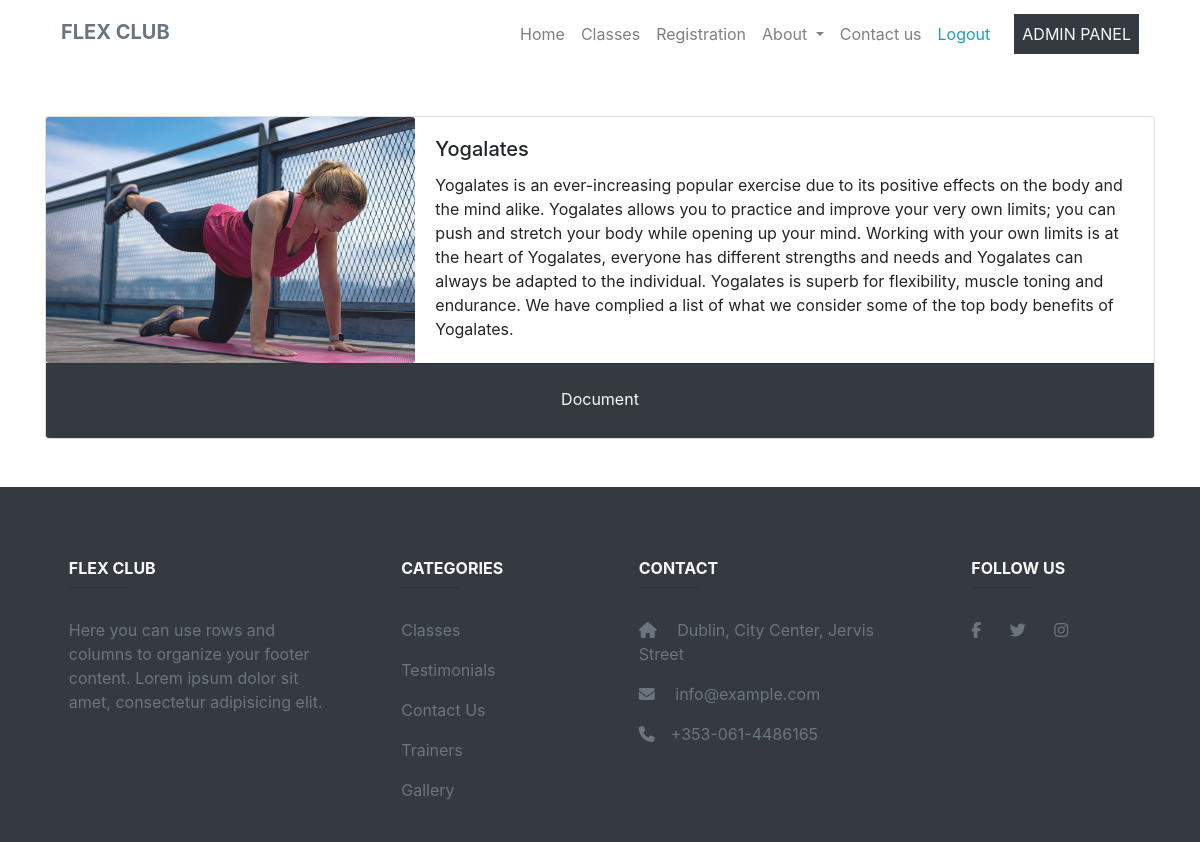
/class_details.php?id=2 (signed in), run on the app's committed database.
### tables this page shows
CREATE TABLE `class` (
  `id` int(11) NOT NULL,
  `title` varchar(255) NOT NULL,
  `summery` text NOT NULL,
  `image` varchar(255) NOT NULL,
  `link` varchar(255) DEFAULT NULL
);

### class_details.php (the view, shortened to what this page needs)
<?php
include_once('header.php');
if ($_SERVER['REQUEST_METHOD'] == 'GET') {
    if (isset($_GET['id'])) {
        $id = $_GET['id'];
        $sql = "SELECT * FROM class where id = $id";
        $title = "";
        $summery = "";
        $image = "";
        $link = "";
        $result = mysqli_query($connection, $sql);
        if ($result != false) {
            if ($result->num_rows > 0) {
                while ($row = $result->fetch_assoc()) {
                    $title = $row['title'];
                    $image = $row['image'];
                    $summery = $row['summery'];
                    $link = $row['link'];
                }
            }
        }
    }
} ?>
    <div class="container">
        <?php
        if (isset($_SESSION['status']) && $_SESSION['status'] == 1) {
            echo '
        <div class="card mt-5 mb-5">
            <div class="row no-gutters">
                <div class="col-md-4">
                    <img src="' . $image . ' " class="card-img" style="max-height:300px ">
                </div>
                <div class="col-md-8">
                    <div class="card-body">
                        <h5 class="card-title">
                        ' . $title . '
                     </h5>
                        <p class="card-text">
                           ' . $summery . '
                        </p>
                    </div>
                </div>
            </div>
            <div class="card-footer bg-dark">
                <a class="btn btn-link text-light  mt-1 h3 d-flex justify-content-center "
                   href=" ' . $link . ' " role="button">
                    Document
                </a>
            </div>
        </div>
        ';
        } ?>
    </div>
<?php
include_once('footer.php');

### css/style.css (style rules this page uses)
html { height: 100%; }
.container { width: 1000px; position: relative; }
img { opacity: 0.9; }

### data on the page
class: image (picture), title "Yogalates", summery "Yogalates is an ever-increasing popular exercise due to its positive effects on the body and the mind alike. Yogalates allows you to practice and improve your very own limits; you can push and stretch your body while opening up your mind. Working with your own limits is at the heart of Yogalates, everyone has different strengths and needs and Yogalates can always be adapted to the individual. Yogalates is superb for flexibility, muscle toning and endurance. We have complied a list of what we consider some of the top body benefits of Yogalates."
